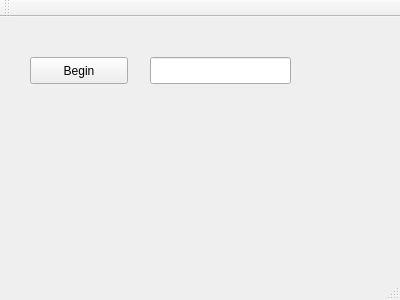
<?xml version="1.0" encoding="UTF-8"?>
<ui version="4.0">
 <class>ADC</class>
 <widget class="QMainWindow" name="ADC">
  <property name="geometry">
   <rect>
    <x>0</x>
    <y>0</y>
    <width>400</width>
    <height>300</height>
   </rect>
  </property>
  <property name="windowTitle">
   <string>ADC</string>
  </property>
  <widget class="QWidget" name="centralWidget">
   <widget class="QPushButton" name="pushButton">
    <property name="geometry">
     <rect>
      <x>30</x>
      <y>40</y>
      <width>98</width>
      <height>27</height>
     </rect>
    </property>
    <property name="text">
     <string>Begin</string>
    </property>
   </widget>
   <widget class="QLineEdit" name="lineEdit_Point">
    <property name="geometry">
     <rect>
      <x>150</x>
      <y>40</y>
      <width>141</width>
      <height>27</height>
     </rect>
    </property>
   </widget>
  </widget>
  <widget class="QMenuBar" name="menuBar">
   <property name="geometry">
    <rect>
     <x>0</x>
     <y>0</y>
     <width>400</width>
     <height>25</height>
    </rect>
   </property>
  </widget>
  <widget class="QToolBar" name="mainToolBar">
   <attribute name="toolBarArea">
    <enum>TopToolBarArea</enum>
   </attribute>
   <attribute name="toolBarBreak">
    <bool>false</bool>
   </attribute>
  </widget>
  <widget class="QStatusBar" name="statusBar"/>
 </widget>
 <layoutdefault spacing="6" margin="11"/>
 <resources/>
 <connections/>
</ui>
